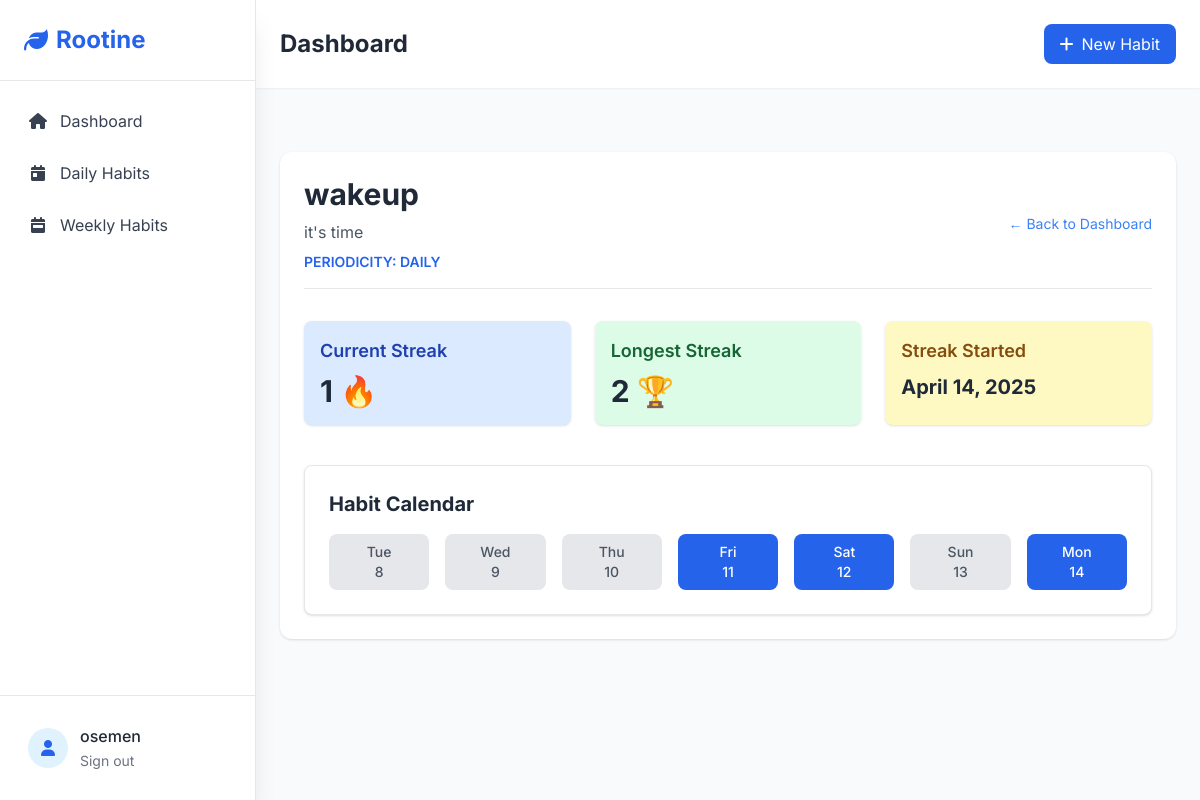
Page /habit/analytics/5/ (signed in) on the committed database.
### habit/models.py (models this page shows, shortened)
class Habit(models.Model):
    PERIODICITY = [
        ("daily", "Daily"),
        ("weekly", "Weekly")
    ]
    name = models.CharField(max_length=255, unique=True)
    description = models.TextField(max_length= 1000)
    user = models.ForeignKey(User, on_delete=models.CASCADE)
    periodicity = models.CharField(max_length=10, choices=PERIODICITY)
    created_at = models.DateTimeField(auto_now_add=True)
    updated_at = models.DateTimeField(auto_now=True)
    def is_completed_on(self, day):
        return self.completions.filter(date=day).exists()
    def current_streak(self):
        today = date.today()
        streak = 0
        day_offset = 0
        if self.periodicity == 'daily':
            delta = timedelta(days=1)
            while self.is_completed_on(today - delta * day_offset):
                streak += 1
                day_offset += 1
        elif self.periodicity == 'weekly':
            current_week_start = today - timedelta(days=today.weekday())
            while self.is_completed_in_week(current_week_start - timedelta(weeks=day_offset)):
                streak += 1
                day_offset += 1
        return streak
    def longest_streak(self):
        longest = 0
        current_streak = 0
        previous_period = None
        if self.periodicity == 'daily':
            for completion in self.completions.order_by('date'):
                if previous_period and (completion.date - previous_period).days == 1:
                    current_streak += 1
                else:
                    current_streak = 1
                longest = max(longest, current_streak)
                previous_period = completion.date
        return longest
    def streak_started(self):
        today = date.today()
        day_offset = 0
        delta = timedelta(days=1 if self.periodicity == 'daily' else 7)
        while self.is_completed_on(today - delta * day_offset):
            day_offset += 1
        return today - delta * (day_offset - 1) if day_offset > 0 else None

class HabitCompletion(models.Model):
    habit = models.ForeignKey(Habit, on_delete=models.CASCADE, related_name='completions')
    date = models.DateField()
    streak_length = models.PositiveIntegerField(default=0)  # Optional but useful
    class Meta:
        unique_together = ('habit', 'date')
        ordering = ['-date']

### habit/views.py (the view)
# urls.py: path('habit/analytics/<int:pk>/', views.HabitDetailView.as_view(), name='detail_habit'),
class HabitDetailView(LoginRequiredMixin, DetailView):
    model = Habit
    template_name = 'habit_detail.html'
    context_object_name = 'habit'
    def get_context_data(self, **kwargs):
        context = super().get_context_data(**kwargs)
        habit = self.get_object()
        today = date.today()
        calendar_days = []
        for i in range(7):  # last 7 days
            d = today - timedelta(days=i)
            calendar_days.append({
                'date': d,
                'completed': habit.is_completed_on(d)  # Implement this method
            })
        context['calendar_days'] = reversed(calendar_days)  # So the earliest date shows first
        return context

### templates/habit_detail.html (shortened to what this page needs)
{% extends 'base.html' %}
{% block content %}
<div class="max-w-5xl mx-auto mt-10 p-6 bg-white rounded-xl shadow">
    <div class="mb-8 border-b pb-4 flex justify-between items-center">
        <div>
            <h1 class="text-3xl font-bold text-gray-800">{{ habit.name }}</h1>
            <p class="text-gray-600 mt-2">{{ habit.description }}</p>
            <p class="text-sm mt-2 text-blue-600 font-semibold uppercase">
                Periodicity: {{ habit.periodicity }}
            </p>
        </div>
        <a href="{% url 'dashboard' %}" class="text-blue-500 hover:text-blue-700 text-sm">
            ← Back to Dashboard
        </a>
    </div>
    <div class="grid grid-cols-1 md:grid-cols-3 gap-6 mb-10">
        <div class="bg-blue-100 p-4 rounded-lg shadow">
            <h2 class="text-lg font-semibold text-blue-800">Current Streak</h2>
            <p class="text-3xl mt-2 font-bold">{{ habit.current_streak }} 🔥</p>
        </div>
        <div class="bg-green-100 p-4 rounded-lg shadow">
            <h2 class="text-lg font-semibold text-green-800">Longest Streak</h2>
            <p class="text-3xl mt-2 font-bold">{{ habit.longest_streak }} 🏆</p>
        </div>
        <div class="bg-yellow-100 p-4 rounded-lg shadow">
            <h2 class="text-lg font-semibold text-yellow-800">Streak Started</h2>
            <p class="text-xl mt-2 font-bold">{{ habit.streak_started|date:"F j, Y" }}</p>
        </div>
    </div>
    <div class="bg-white border rounded-lg shadow p-6">
        <h2 class="text-xl font-bold mb-4">Habit Calendar</h2>
        <div class="grid grid-cols-7 gap-4 text-center">
            {% for day in calendar_days %}
                <div class="p-2 rounded-lg text-sm font-medium
                    {% if day.completed %}
                        bg-blue-600 text-white
                    {% else %}
                        bg-gray-200 text-gray-600
                    {% endif %}">
                    {{ day.date|date:"D" }}<br>
                    {{ day.date|date:"j" }}
                </div>
            {% endfor %}
        </div>
    </div>
</div>
{% endblock content %}

### templates/base.html (shortened to what this page needs)
{% load static %}
<!DOCTYPE html>
<html lang="en">
<head>
    <script src="https://cdn.tailwindcss.com"></script>
    <link rel="stylesheet" href="https://cdnjs.cloudflare.com/ajax/libs/font-awesome/6.4.0/css/all.min.css">
</head>
<body class="bg-gray-50 font-sans antialiased text-gray-800">
    <aside id="sidebar" class="fixed top-0 left-0 h-screen w-64 bg-white shadow-xl transform -translate-x-full lg:translate-x-0 transition-slow z-40 flex flex-col border-r border-gray-200">
        <div class="p-6 border-b border-gray-200">
            <h2 class="text-2xl font-bold text-primary-600 flex items-center">
                <i class="fas fa-leaf mr-2"></i> Rootine
            </h2>
        </div>
        <nav class="flex-1 overflow-y-auto no-scrollbar">
            <ul class="space-y-1 p-4">
                <li>
                    <a href="{% url 'dashboard' %}" class="flex items-center space-x-3 p-3 rounded-lg text-gray-700 hover:bg-primary-50 hover:text-primary-600 transition-slow">
                        <i class="fas fa-home w-5 text-center"></i>
                        <span>Dashboard</span>
                    </a>
                </li>
                <li>
                    <a href="{% url 'daily_habit' %}" class="flex items-center space-x-3 p-3 rounded-lg text-gray-700 hover:bg-primary-50 hover:text-primary-600 transition-slow">
                        <i class="fas fa-calendar-day w-5 text-center"></i>
                        <span>Daily Habits</span>
                    </a>
                </li>
                <li>
                    <a href="{% url 'weekly_habit' %}" class="flex items-center space-x-3 p-3 rounded-lg text-gray-700 hover:bg-primary-50 hover:text-primary-600 transition-slow">
                        <i class="fas fa-calendar-week w-5 text-center"></i>
                        <span>Weekly Habits</span>
                    </a>
                </li>
            </ul>
        </nav>
        <div class="p-4 border-t border-gray-200">
            <div class="flex items-center space-x-3 p-3">
                <div class="w-10 h-10 rounded-full bg-primary-100 flex items-center justify-center text-primary-600">
                    <i class="fas fa-user"></i>
                </div>
                <div>
                    <p class="font-medium">{{ user.username }}</p>
                    <form method="post" action="{% url 'logout' %}?next={% url 'home' %}" class="inline">
                        <button type="submit" class="text-sm text-gray-500 hover:text-red-600 transition-slow">
                            Sign out
                        </button>
                    </form>
                </div>
            </div>
        </div>
    </aside>
    <main class="lg:ml-64 min-h-screen transition-slow">
        <header class="sticky top-0 z-20 bg-white shadow-sm">
            <div class="flex justify-between items-center p-4 lg:p-6">
                <h1 class="text-2xl font-bold text-gray-800">
                    {% block page_title %}Dashboard{% endblock %}
                </h1>
                <div class="flex items-center space-x-4">
                    <a href="{% url 'create_habit' %}" class="bg-primary-600 text-white px-4 py-2 rounded-lg hover:bg-primary-700 transition-slow flex items-center space-x-2">
                        <i class="fas fa-plus"></i>
                        <span class="hidden sm:inline">New Habit</span>
                    </a>
                </div>
            </div>
        </header>
        <div class="p-4 lg:p-6">
            {% block content %}{% endblock %}
        </div>
    </main>
</body>
</html>

### templates/base.html (style rules this page uses)
.transition-slow { transition: all 0.3s ease-in-out; }
.no-scrollbar { -ms-overflow-style: none; scrollbar-width: none; }

### rows in the picture
Habit: name "wakeup", description "it's time", periodicity "DAILY", current_streak "1", longest_streak "2", streak_started "April 14, 2025"

### other values in the picture
{{ user.username }} "osemen"
{{ day.date|date:"D" }} "Tue" "Wed" "Thu" "Fri" "Sat" "Sun" "Mon"
{{ day.date|date:"j" }} "8" "9" "10" "11" "12" "13" "14"
